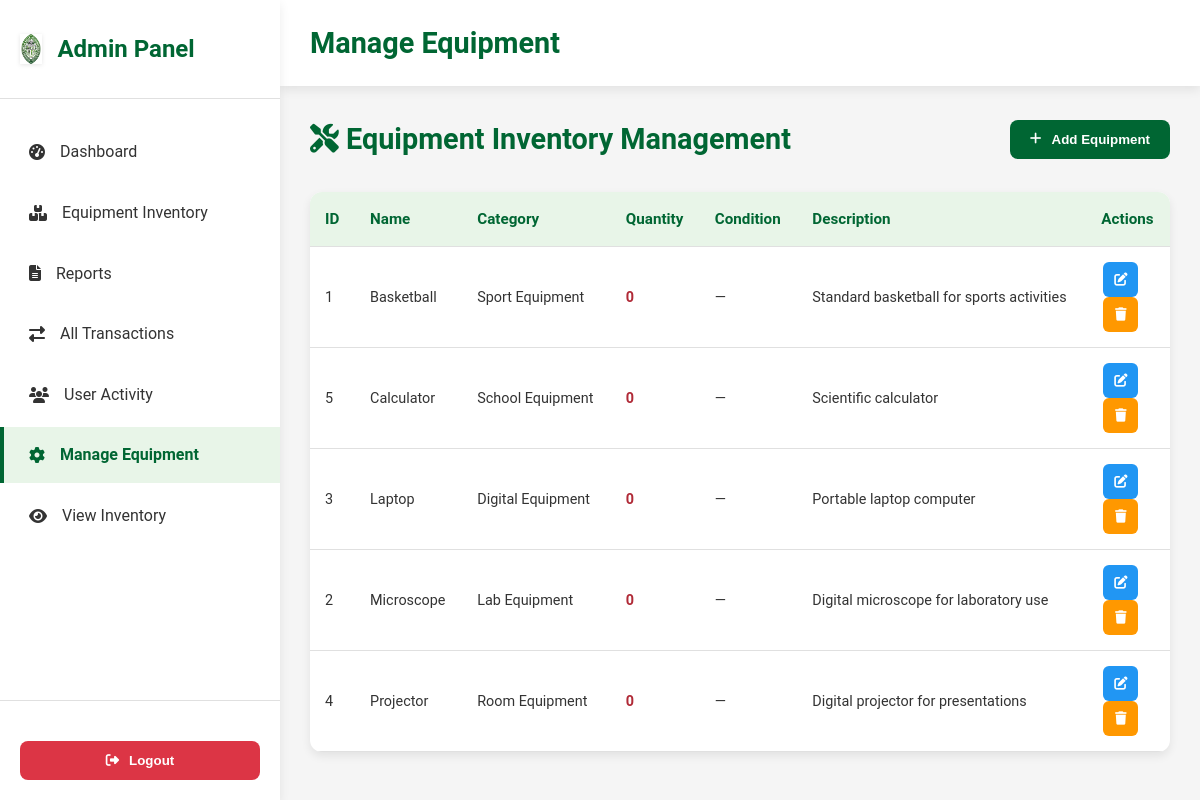
/admin/admin-inventory.php, run on an earlier commit of the app's database.
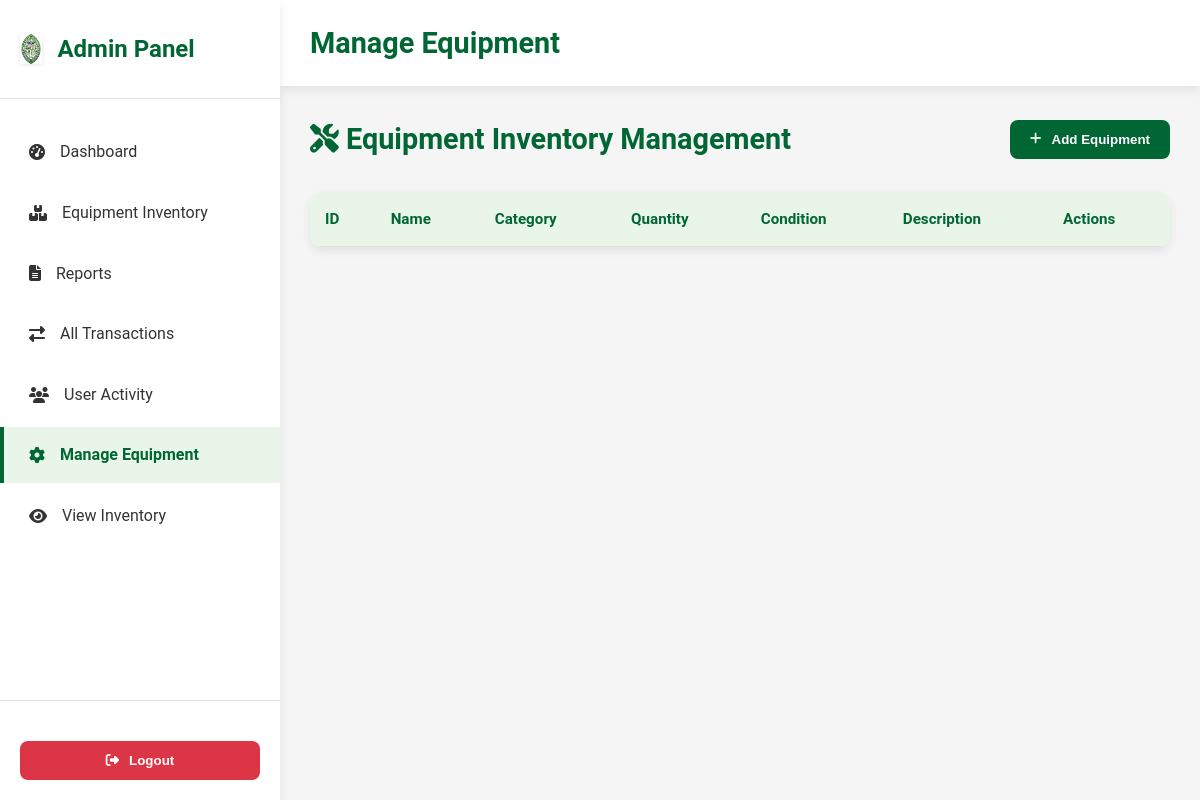
And on a later commit of the database.
### tables this page shows
CREATE TABLE `equipment` (
  `id` int(11) NOT NULL AUTO_INCREMENT,
  `name` varchar(200) NOT NULL,
  `rfid_tag` varchar(50) DEFAULT NULL,
  `category_id` int(11) NOT NULL,
  `quantity` int(11) NOT NULL DEFAULT 0,
  `description` text DEFAULT NULL,
  `image_path` varchar(500) DEFAULT NULL,
  `image_url` varchar(500) DEFAULT NULL,
  `purchase_date` date DEFAULT NULL,
  `purchase_price` decimal(10,2) DEFAULT NULL,
  `created_at` timestamp NOT NULL DEFAULT CURRENT_TIMESTAMP,
  `updated_at` timestamp NOT NULL DEFAULT CURRENT_TIMESTAMP ON UPDATE CURRENT_TIMESTAMP,
  PRIMARY KEY (`id`),
  UNIQUE KEY `rfid_tag` (`rfid_tag`),
  KEY `fk_equipment_category` (`category_id`),
  CONSTRAINT `fk_equipment_category` FOREIGN KEY (`category_id`) REFERENCES `categories` (`id`) ON DELETE RESTRICT ON UPDATE CASCADE
);

CREATE TABLE `categories` (
  `id` int(11) NOT NULL AUTO_INCREMENT,
  `name` varchar(100) NOT NULL,
  `description` text DEFAULT NULL,
  `created_at` timestamp NOT NULL DEFAULT CURRENT_TIMESTAMP,
  `updated_at` timestamp NOT NULL DEFAULT CURRENT_TIMESTAMP ON UPDATE CURRENT_TIMESTAMP,
  PRIMARY KEY (`id`),
  UNIQUE KEY `name` (`name`)
);

### admin/admin-inventory.php (the view, shortened to what this page needs)
<?php
$host = "localhost";
$user = "root";
$password = "";
$dbname = "capstone";
$db_connected = true;
$conn = @new mysqli($host, $user, $password, $dbname);
$equipment = [];
if ($db_connected) {
    $query = "SELECT e.*, c.name as category_name
              FROM equipment e
              LEFT JOIN categories c ON e.category_id = c.id
              ORDER BY e.name";
    if ($result = $conn->query($query)) {
        while ($row = $result->fetch_assoc()) {
            $equipment[] = $row;
        }
    }
}
?>
<!DOCTYPE html>
<html lang="en">
<head>
    <link rel="stylesheet" href="admin-styles.css">
    <link rel="stylesheet" href="admin-inventor.css">
    <link rel="stylesheet" href="https://cdnjs.cloudflare.com/ajax/libs/font-awesome/6.5.2/css/all.min.css">
</head>
<body>
    <div class="admin-container">
        <nav class="sidebar">
            <div class="sidebar-header">
                <div class="logo">
                    <img src="../uploads/De lasalle ASMC.png" alt="De La Salle ASMC Logo" class="main-logo" style="height:30px; width:auto;">
                    <span>Admin Panel</span>
                </div>
            </div>
            <ul class="nav-menu">
                <li class="nav-item">
                    <a href="admin-dashboard.php#dashboard"><i class="fas fa-tachometer-alt"></i><span>Dashboard</span></a>
                </li>
                <li class="nav-item">
                    <a href="admin-dashboard.php#inventory"><i class="fas fa-boxes"></i><span>Equipment Inventory</span></a>
                </li>
                <li class="nav-item">
                    <a href="reports.php"><i class="fas fa-file-alt"></i><span>Reports</span></a>
                </li>
                <li class="nav-item">
                    <a href="admin-dashboard.php#transactions"><i class="fas fa-exchange-alt"></i><span>All Transactions</span></a>
                </li>
                <li class="nav-item">
                    <a href="admin-user-activity.php"><i class="fas fa-users"></i><span>User Activity</span></a>
                </li>
                <li class="nav-item active">
                    <a href="admin-inventory.php"><i class="fas fa-cog"></i><span>Manage Equipment</span></a>
                </li>
                <li class="nav-item">
                    <a href="inventory.php"><i class="fas fa-eye"></i><span>View Inventory</span></a>
                </li>
            </ul>
            <div class="sidebar-footer">
                <button class="logout-btn" onclick="window.location.href='logout.php'">
                    <i class="fas fa-sign-out-alt"></i> Logout
                </button>
            </div>
        </nav>
        <main class="main-content">
            <header class="top-header">
                <h1 class="page-title">Manage Equipment</h1>
            </header>
            <section class="content-section active">
        <div class="section-header">
            <h1><i class="fas fa-tools"></i> Equipment Inventory Management</h1>
            <button class="add-btn" onclick="openAddModal()">
                <i class="fas fa-plus"></i> Add Equipment
            </button>
        </div>
        <div class="transactions-table">
        <table>
            <thead>
                <tr>
                    <th>ID</th>
                    <th>Name</th>
                    <th>Category</th>
                    <th>Quantity</th>
                    <th>Condition</th>
                    <th>Description</th>
                    <th>Actions</th>
                </tr>
            </thead>
            <tbody>
                <?php foreach($equipment as $item): ?>
                    <tr>
                        <td><?= $item['id'] ?></td>
                        <td><?= htmlspecialchars($item['name']) ?></td>
                        <td><?= htmlspecialchars($item['category_name'] ?? '—') ?></td>
                        <td class="<?= ($item['quantity'] ?? 0) == 0 ? 'quantity-0' : (($item['quantity'] ?? 0) <= 2 ? 'quantity-low' : '') ?>">
                            <?= $item['quantity'] ?? 0 ?>
                        </td>
                        <td><?= htmlspecialchars($item['item_condition'] ?? '—') ?></td>
                        <td><?= htmlspecialchars(substr($item['description'] ?? '', 0, 50)) . (strlen($item['description'] ?? '') > 50 ? '...' : '') ?></td>
                        <td>
                            <div class="action-buttons">
                                <button type="button" class="action-btn edit-btn" title="Edit" data-item='<?= json_encode($item, JSON_HEX_TAG|JSON_HEX_AMP|JSON_HEX_APOS|JSON_HEX_QUOT) ?>'><i class="fas fa-edit"></i></button>
                                <button type="button" class="action-btn" title="Delete" onclick='deleteEquipment(<?= $item['id'] ?>, <?= json_encode($item["name"], JSON_HEX_TAG|JSON_HEX_AMP|JSON_HEX_APOS|JSON_HEX_QUOT) ?>)'><i class="fas fa-trash"></i></button>
                            </div>
                        </td>
                    </tr>
                <?php endforeach; ?>
            </tbody>
        </table>
        </div>
            </section>
        </main>
    </div>
</body>
</html>

### admin/admin-styles.css (style rules this page uses)
:root { --primary-green: #006633; --secondary-green: #4CAF50; --light-green: #E8F5E8; --dark-green: #004d26; --white: #ffffff; --gray: #f5f5f5; --text-dark: #333333; --shadow: 0 4px 10px rgba(0, 0, 0, 0.08); }
* { margin: 0; padding: 0; box-sizing: border-box; }
body { font-family: 'Roboto', 'Segoe UI', Tahoma, Geneva, Verdana, sans-serif; background: var(--gray); color: var(--text-dark); line-height: 1.6; }
.admin-container { display: flex; min-height: 100vh; }
.sidebar { width: 280px; background: var(--white); box-shadow: var(--shadow); display: flex; flex-direction: column; position: fixed; height: 100vh; left: 0; top: 0; transition: left 0.3s ease; z-index: 100; }
.sidebar-header { padding: 24px 20px; border-bottom: 1px solid #e0e0e0; display: flex; align-items: center; justify-content: space-between; gap: 12px; }
.logo { display: flex; align-items: center; gap: 15px; color: var(--primary-green); font-size: 1.5rem; font-weight: 700; }
.main-logo { max-height: 30px; width: auto; object-fit: contain; filter: drop-shadow(0 1px 2px rgba(0, 0, 0, 0.1)); }
.nav-menu { list-style: none; padding: 20px 0; flex: 1; }
.nav-item { margin: 5px 0; }
.nav-item a { display: flex; align-items: center; gap: 15px; padding: 15px 25px; color: var(--text-dark); text-decoration: none; transition: all 0.3s ease; border-left: 4px solid transparent; }
.nav-item.active a, .nav-item:hover a { background: var(--light-green); color: var(--primary-green); border-left: 4px solid var(--primary-green); font-weight: 600; }
.sidebar-footer { padding: 20px; border-top: 1px solid #e0e0e0; }
.logout-btn { width: 100%; padding: 12px; background: #dc3545; color: var(--white); border: none; border-radius: 8px; cursor: pointer; display: flex; align-items: center; justify-content: center; gap: 10px; margin-top: 20px; font-weight: 600; transition: background 0.3s ease; }
.main-content { flex: 1; margin-left: 280px; min-height: 100vh; transition: margin-left 0.3s ease; }
.top-header { background: var(--white); padding: 20px 30px; display: flex; justify-content: space-between; align-items: center; box-shadow: var(--shadow); position: sticky; top: 0; z-index: 90; }
.page-title { font-size: 1.8rem; color: var(--primary-green); font-weight: 700; }
.content-section { display: none; padding: 30px; }
.content-section.active { display: block; }
.section-header { display: flex; justify-content: space-between; align-items: center; margin-bottom: 30px; }
.section-header h1 { color: var(--primary-green); font-size: 1.8rem; font-weight: 700; }
.add-btn { padding: 12px 20px; background: var(--primary-green); color: var(--white); border: none; border-radius: 8px; cursor: pointer; display: flex; align-items: center; gap: 10px; font-weight: 600; transition: background 0.3s ease; }
table { width: 100%; border-collapse: collapse; background: var(--white); border-radius: 12px; overflow: hidden; box-shadow: var(--shadow); }
th, td { padding: 15px; text-align: left; border-bottom: 1px solid #e0e0e0; }
th { background: var(--light-green); color: var(--primary-green); font-weight: 600; font-size: 0.95rem; }
.transactions-table { margin-top: 10px; }
td { font-size: 0.9rem; }
.quantity-0 { color: #b02a37; font-weight: 700; }
.action-btn { width: 35px; height: 35px; border: none; border-radius: 6px; cursor: pointer; display: flex; align-items: center; justify-content: center; margin: 0 2px; transition: opacity 0.2s ease; }
.action-btn:first-child { background: #2196f3; color: var(--white); }
.action-btn:nth-child(2) { background: #ff9800; color: var(--white); }

What changed in the data, as far as the page shows it:
removed equipment: id "1", name "Basketball", category.name "Sport Equipment", quantity "0", item_condition "—", description "Standard basketball for sports activities"
removed equipment: id "5", name "Calculator", category.name "School Equipment", quantity "0", item_condition "—", description "Scientific calculator"
removed equipment: id "3", name "Laptop", category.name "Digital Equipment", quantity "0", item_condition "—", description "Portable laptop computer"
removed equipment: id "2", name "Microscope", category.name "Lab Equipment", quantity "0", item_condition "—", description "Digital microscope for laboratory use"
removed equipment: id "4", name "Projector", category.name "Room Equipment", quantity "0", item_condition "—", description "Digital projector for presentations"
